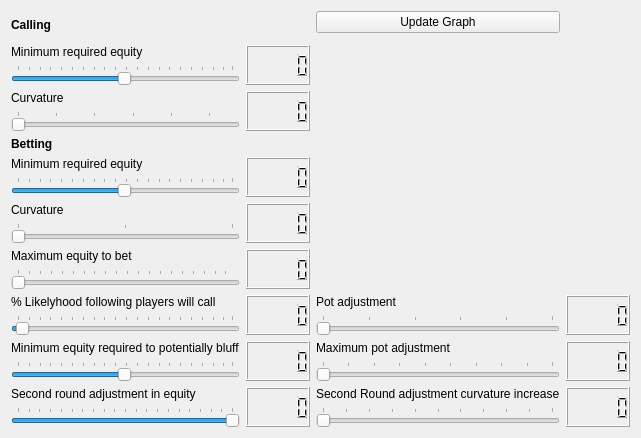
     <widget class="QWidget" name="PreFlop">
      <attribute name="title">
       <string>PreFlop</string>
      </attribute>
      <layout class="QGridLayout" name="gridLayout_2">
       <item row="0" column="0" rowspan="2">
        <widget class="QLabel" name="label_3">
         <property name="font">
          <font>
           <weight>75</weight>
           <bold>true</bold>
          </font>
         </property>
         <property name="text">
          <string>Calling</string>
         </property>
        </widget>
       </item>
       <item row="0" column="2">
        <widget class="QPushButton" name="pushButton_update1">
         <property name="text">
          <string>Update Graph</string>
         </property>
        </widget>
       </item>
       <item row="1" column="2" rowspan="7" colspan="2">
        <layout class="QVBoxLayout" name="verticalLayout_preflop">
         <item>
          <widget class="QWidget" name="widget_4" native="true">
           <property name="toolTip">
            <string>&lt;html&gt;&lt;head/&gt;&lt;body&gt;&lt;p&gt;&lt;br/&gt;&lt;/p&gt;&lt;/body&gt;&lt;/html&gt;</string>
           </property>
          </widget>
         </item>
        </layout>
       </item>
       <item row="2" column="0">
        <layout class="QVBoxLayout" name="verticalLayout_8">
         <item>
          <widget class="QLabel" name="label_237">
           <property name="text">
            <string>Minimum required equity</string>
           </property>
          </widget>
         </item>
         <item>
          <widget class="QSlider" name="PreFlopMinCallEquity">
           <property name="mouseTracking">
            <bool>false</bool>
           </property>
           <property name="toolTip">
            <string>&lt;html&gt;&lt;head/&gt;&lt;body&gt;&lt;p&gt;For each stage you can select:&lt;/p&gt;&lt;p&gt;What is the minimum required equity (probability of winning as determined by the simulation) that is required to call the big blind. It is the starting point of the curve that you can see on the right.&lt;/p&gt;&lt;p&gt;How should curve be shaped that determines whether the bot should fold or call. The higher the equity the higher it will call. The higher the curvature (as can be seen in the graph on the right), the more conservative it will be on the lower ranges of the accepted equities. If the curvature is low (minimum is 2), then it almost becomes a straight line.&lt;/p&gt;&lt;/body&gt;&lt;/html&gt;</string>
           </property>
           <property name="minimum">
            <number>1</number>
           </property>
           <property name="maximum">
            <number>100</number>
           </property>
           <property name="singleStep">
            <number>1</number>
           </property>
           <property name="pageStep">
            <number>5</number>
           </property>
           <property name="value">
            <number>50</number>
           </property>
           <property name="orientation">
            <enum>Qt::Horizontal</enum>
           </property>
           <property name="tickPosition">
            <enum>QSlider::TicksAbove</enum>
           </property>
          </widget>
         </item>
        </layout>
       </item>
       <item row="2" column="1">
        <widget class="QLCDNumber" name="lcdNumber"/>
       </item>
       <item row="3" column="0">
        <layout class="QVBoxLayout" name="verticalLayout_9">
         <item>
          <widget class="QLabel" name="label_15">
           <property name="text">
            <string>Curvature</string>
           </property>
          </widget>
         </item>
         <item>
          <widget class="QSlider" name="PreFlopCallPower">
           <property name="mouseTracking">
            <bool>false</bool>
           </property>
           <property name="toolTip">
            <string>&lt;html&gt;&lt;head/&gt;&lt;body&gt;&lt;p&gt;For each stage you can select:&lt;/p&gt;&lt;p&gt;What is the minimum required equity (probability of winning as determined by the simulation) that is required to call the big blind. It is the starting point of the curve that you can see on the right.&lt;/p&gt;&lt;p&gt;How should curve be shaped that determines whether the bot should fold or call. The higher the equity the higher it will call. The higher the curvature (as can be seen in the graph on the right), the more conservative it will be on the lower ranges of the accepted equities. If the curvature is low (minimum is 2), then it almost becomes a straight line.&lt;/p&gt;&lt;/body&gt;&lt;/html&gt;</string>
           </property>
           <property name="minimum">
            <number>2</number>
           </property>
           <property name="maximum">
            <number>30</number>
           </property>
           <property name="singleStep">
            <number>5</number>
           </property>
           <property name="pageStep">
            <number>10</number>
           </property>
           <property name="orientation">
            <enum>Qt::Horizontal</enum>
           </property>
           <property name="tickPosition">
            <enum>QSlider::TicksAbove</enum>
           </property>
           <property name="tickInterval">
            <number>5</number>
           </property>
          </widget>
         </item>
        </layout>
       </item>
       <item row="3" column="1">
        <widget class="QLCDNumber" name="lcdNumber_2"/>
       </item>
       <item row="4" column="0">
        <widget class="QLabel" name="label_6">
         <property name="font">
          <font>
           <weight>75</weight>
           <bold>true</bold>
          </font>
         </property>
         <property name="text">
          <string>Betting</string>
         </property>
        </widget>
       </item>
       <item row="5" column="0">
        <layout class="QVBoxLayout" name="verticalLayout_10">
         <item>
          <widget class="QLabel" name="label_16">
           <property name="text">
            <string>Minimum required equity</string>
           </property>
          </widget>
         </item>
         <item>
          <widget class="QSlider" name="PreFlopMinBetEquity">
           <property name="mouseTracking">
            <bool>false</bool>
           </property>
           <property name="toolTip">
            <string>&lt;html&gt;&lt;head/&gt;&lt;body&gt;&lt;p&gt;For each stage you can select:&lt;/p&gt;&lt;p&gt;What is the minimum required equity (probability of winning as determined by the simulation) to make a bet, if the bet value is 2*big blind. It is the starting point of the curve that you can see on the right.&lt;/p&gt;&lt;p&gt;How should curve be shaped that determines whether the bot should fold or call. The higher the equity the higher it will call. The higher the curvature (as can be seen in the graph on the right), the more conservative it will be on the lower ranges of the accepted equities. If the curvature is low (minimum is 2), then it almost becomes a straight line.&lt;/p&gt;&lt;/body&gt;&lt;/html&gt;</string>
           </property>
           <property name="minimum">
            <number>1</number>
           </property>
           <property name="maximum">
            <number>100</number>
           </property>
           <property name="singleStep">
            <number>1</number>
           </property>
           <property name="pageStep">
            <number>5</number>
           </property>
           <property name="value">
            <number>50</number>
           </property>
           <property name="orientation">
            <enum>Qt::Horizontal</enum>
           </property>
           <property name="tickPosition">
            <enum>QSlider::TicksAbove</enum>
           </property>
          </widget>
         </item>
        </layout>
       </item>
       <item row="5" column="1">
        <widget class="QLCDNumber" name="lcdNumber_3"/>
       </item>
       <item row="6" column="0">
        <layout class="QVBoxLayout" name="verticalLayout_11">
         <item>
          <widget class="QLabel" name="label_17">
           <property name="text">
            <string>Curvature</string>
           </property>
          </widget>
         </item>
         <item>
          <widget class="QSlider" name="PreFlopBetPower">
           <property name="mouseTracking">
            <bool>false</bool>
           </property>
           <property name="toolTip">
            <string>&lt;html&gt;&lt;head/&gt;&lt;body&gt;&lt;p&gt;For each stage you can select:&lt;/p&gt;&lt;p&gt;What is the minimum required equity (probability of winning as determined by the simulation) to make a bet, if the bet value is 2*big blind. It is the starting point of the curve that you can see on the right.&lt;/p&gt;&lt;p&gt;How should curve be shaped that determines whether the bot should fold or call. The higher the equity the higher it will call. The higher the curvature (as can be seen in the graph on the right), the more conservative it will be on the lower ranges of the accepted equities. If the curvature is low (minimum is 2), then it almost becomes a straight line.&lt;/p&gt;&lt;/body&gt;&lt;/html&gt;</string>
           </property>
           <property name="minimum">
            <number>20</number>
           </property>
           <property name="maximum">
            <number>30</number>
           </property>
           <property name="singleStep">
            <number>5</number>
           </property>
           <property name="pageStep">
            <number>10</number>
           </property>
           <property name="orientation">
            <enum>Qt::Horizontal</enum>
           </property>
           <property name="tickPosition">
            <enum>QSlider::TicksAbove</enum>
           </property>
           <property name="tickInterval">
            <number>5</number>
           </property>
          </widget>
         </item>
        </layout>
       </item>
       <item row="6" column="1">
        <widget class="QLCDNumber" name="lcdNumber_4"/>
       </item>
       <item row="7" column="0">
        <layout class="QVBoxLayout" name="verticalLayout_381">
         <item>
          <widget class="QLabel" name="label_394">
           <property name="text">
            <string>Maximum equity to bet</string>
           </property>
          </widget>
         </item>
         <item>
          <widget class="QSlider" name="PreFlopMaxBetEquity">
           <property name="mouseTracking">
            <bool>false</bool>
           </property>
           <property name="toolTip">
            <string>&lt;html&gt;&lt;head/&gt;&lt;body&gt;&lt;p&gt;At the preflop stage you can set a maximum equity where the bot will bet. This is useful for tables where the players are very conservative and get scared easily. So you can avoid giving a way having good preflop cards and not bet (only call assuming you are still on the right of the blue curve). The red curve will break off at this point.&lt;/p&gt;&lt;/body&gt;&lt;/html&gt;</string>
           </property>
           <property name="minimum">
            <number>2</number>
           </property>
           <property name="maximum">
            <number>100</number>
           </property>
           <property name="singleStep">
            <number>5</number>
           </property>
           <property name="pageStep">
            <number>10</number>
           </property>
           <property name="orientation">
            <enum>Qt::Horizontal</enum>
           </property>
           <property name="tickPosition">
            <enum>QSlider::TicksAbove</enum>
           </property>
           <property name="tickInterval">
            <number>5</number>
           </property>
          </widget>
         </item>
        </layout>
       </item>
       <item row="7" column="1">
        <widget class="QLCDNumber" name="lcdNumber_63"/>
       </item>
       <item row="8" column="0">
        <layout class="QVBoxLayout" name="verticalLayout_12">
         <item>
          <widget class="QLabel" name="label_18">
           <property name="text">
            <string>% Likelyhood following players will call</string>
           </property>
          </widget>
         </item>
         <item>
          <widget class="QSlider" name="CoveredPlayersCallLikelihoodPreFlop">
           <property name="mouseTracking">
            <bool>false</bool>
           </property>
           <property name="toolTip">
            <string>&lt;html&gt;&lt;head/&gt;&lt;body&gt;&lt;p&gt;To calculate the equity (winning probability with given cards), the bot runs a simulation of around 20000 games with the given cards (your cards and the cards on the table) and then counts how many times it won, giving random cards to all other players. However, it is not clear how many players will be in the game. The minimum is always 2 (yourself and one opponent) but it can be more. The bot assumes that the amount of players is always yourself, all players that have played in this round and did not fold + the players that are still to act in this round * probability they will call. If you put it to 0. In zoom / fast forward games this is ususually quite low as only around 20% of the players make it to the flop. In other types of games this may be higher.&lt;/p&gt;&lt;/body&gt;&lt;/html&gt;</string>
           </property>
           <property name="minimum">
            <number>1</number>
           </property>
           <property name="maximum">
            <number>100</number>
           </property>
           <property name="pageStep">
            <number>5</number>
           </property>
           <property name="value">
            <number>3</number>
           </property>
           <property name="orientation">
            <enum>Qt::Horizontal</enum>
           </property>
           <property name="tickPosition">
            <enum>QSlider::TicksAbove</enum>
           </property>
          </widget>
         </item>
        </layout>
       </item>
       <item row="8" column="1">
        <widget class="QLCDNumber" name="lcdNumber_9"/>
       </item>
       <item row="8" column="2">
        <layout class="QVBoxLayout" name="verticalLayout_30">
         <item>
          <widget class="QLabel" name="label_35">
           <property name="text">
            <string>Pot adjustment</string>
           </property>
          </widget>
         </item>
         <item>
          <widget class="QSlider" name="potAdjustmentPreFlop">
           <property name="mouseTracking">
            <bool>false</bool>
           </property>
           <property name="toolTip">
            <string>If the pot gets bigger, the bot becomes more agressive. This slider can adjust how more agressive it should become. </string>
           </property>
           <property name="minimum">
            <number>0</number>
           </property>
           <property name="maximum">
            <number>5</number>
           </property>
           <property name="pageStep">
            <number>1</number>
           </property>
           <property name="orientation">
            <enum>Qt::Horizontal</enum>
           </property>
           <property name="tickPosition">
            <enum>QSlider::TicksAbove</enum>
           </property>
          </widget>
         </item>
        </layout>
       </item>
       <item row="8" column="3">
        <widget class="QLCDNumber" name="lcdNumber_17"/>
       </item>
       <item row="9" column="0">
        <layout class="QVBoxLayout" name="verticalLayout_13">
         <item>
          <widget class="QLabel" name="label_19">
           <property name="text">
            <string>Minimum equity required to potentially bluff</string>
           </property>
          </widget>
         </item>
         <item>
          <widget class="QSlider" name="slider_FlopBluffMinEquity">
           <property name="mouseTracking">
            <bool>false</bool>
           </property>
           <property name="toolTip">
            <string>&lt;html&gt;&lt;head/&gt;&lt;body&gt;&lt;p&gt;The bot has the ability to bluff (pressing the bet button even though the required equity is not met). This is currently done under the following circumstances:&lt;/p&gt;&lt;p&gt;1. Nobody has bet, so there must be a check button&lt;/p&gt;&lt;p&gt;2. In the last stage there was a check button as well (so nobody bet)&lt;/p&gt;&lt;p&gt;3. The minimum equity is met as selected in this slider (this will be lower than the minimum required equity selected at the top)&lt;/p&gt;&lt;/body&gt;&lt;/html&gt;</string>
           </property>
           <property name="minimum">
            <number>1</number>
           </property>
           <property name="maximum">
            <number>100</number>
           </property>
           <property name="singleStep">
            <number>1</number>
           </property>
           <property name="pageStep">
            <number>5</number>
           </property>
           <property name="value">
            <number>50</number>
           </property>
           <property name="orientation">
            <enum>Qt::Horizontal</enum>
           </property>
           <property name="tickPosition">
            <enum>QSlider::TicksAbove</enum>
           </property>
          </widget>
         </item>
        </layout>
       </item>
       <item row="9" column="1">
        <widget class="QLCDNumber" name="lcdNumber_15"/>
       </item>
       <item row="9" column="2">
        <layout class="QVBoxLayout" name="verticalLayout_31">
         <item>
          <widget class="QLabel" name="label_36">
           <property name="text">
            <string>Maximum pot adjustment</string>
           </property>
          </widget>
         </item>
         <item>
          <widget class="QSlider" name="maxPotAdjustmentPreFlop">
           <property name="mouseTracking">
            <bool>false</bool>
           </property>
           <property name="toolTip">
            <string>If the pot becomes extremely high, the adjustment can be limited.</string>
           </property>
           <property name="minimum">
            <number>1</number>
           </property>
           <property name="maximum">
            <number>10</number>
           </property>
           <property name="pageStep">
            <number>1</number>
           </property>
           <property name="orientation">
            <enum>Qt::Horizontal</enum>
           </property>
           <property name="tickPosition">
            <enum>QSlider::TicksAbove</enum>
           </property>
          </widget>
         </item>
        </layout>
       </item>
       <item row="9" column="3">
        <widget class="QLCDNumber" name="lcdNumber_18"/>
       </item>
       <item row="10" column="0">
        <layout class="QVBoxLayout" name="verticalLayout_28">
         <item>
          <widget class="QLabel" name="label_33">
           <property name="text">
            <string>Second round adjustment in equity</string>
           </property>
          </widget>
         </item>
         <item>
          <widget class="QSlider" name="secondRoundAdjustmentPreFlop">
           <property name="mouseTracking">
            <bool>false</bool>
           </property>
           <property name="toolTip">
            <string>&lt;html&gt;&lt;head/&gt;&lt;body&gt;&lt;p&gt;If the bot has called or made a bet and then one of the following players raises, another round is played. This is called the 'second round'. It is sometimes a sign that one of the opponents has good cards, that's why it's possible to make an adjustment and increase the minimum amount of equity that is required to call or bet, so the bot becomes more conservative.&lt;/p&gt;&lt;/body&gt;&lt;/html&gt;</string>
           </property>
           <property name="minimum">
            <number>0</number>
           </property>
           <property name="maximum">
            <number>20</number>
           </property>
           <property name="singleStep">
            <number>1</number>
           </property>
           <property name="pageStep">
            <number>5</number>
           </property>
           <property name="value">
            <number>20</number>
           </property>
           <property name="orientation">
            <enum>Qt::Horizontal</enum>
           </property>
           <property name="tickPosition">
            <enum>QSlider::TicksAbove</enum>
           </property>
          </widget>
         </item>
        </layout>
       </item>
       <item row="10" column="1">
        <widget class="QLCDNumber" name="lcdNumber_16"/>
       </item>
       <item row="10" column="2">
        <layout class="QVBoxLayout" name="verticalLayout_434">
         <item>
          <widget class="QLabel" name="label_451">
           <property name="text">
            <string>Second Round adjustment curvature increase</string>
           </property>
          </widget>
         </item>
         <item>
          <widget class="QSlider" name="secondRoundAdjustmentPowerIncrease">
           <property name="mouseTracking">
            <bool>false</bool>
           </property>
           <property name="toolTip">
            <string comment=" ">&lt;html&gt;&lt;head/&gt;&lt;body&gt;&lt;p&gt;If the bot has called or made a bet and then one of the following players raises, another round is played. This is called the 'second round'. It is sometimes a sign that one of the opponents has good cards, that's why it's possible to make an adjustment and increase the curvature of the betting and calling limit, so the bot becomes more conservative.&lt;/p&gt;&lt;/body&gt;&lt;/html&gt;</string>
           </property>
           <property name="minimum">
            <number>0</number>
           </property>
           <property name="maximum">
            <number>10</number>
           </property>
           <property name="pageStep">
            <number>1</number>
           </property>
           <property name="orientation">
            <enum>Qt::Horizontal</enum>
           </property>
           <property name="tickPosition">
            <enum>QSlider::TicksAbove</enum>
           </property>
          </widget>
         </item>
        </layout>
       </item>
       <item row="10" column="3">
        <widget class="QLCDNumber" name="lcdNumber_111"/>
       </item>
      </layout>
     </widget>
